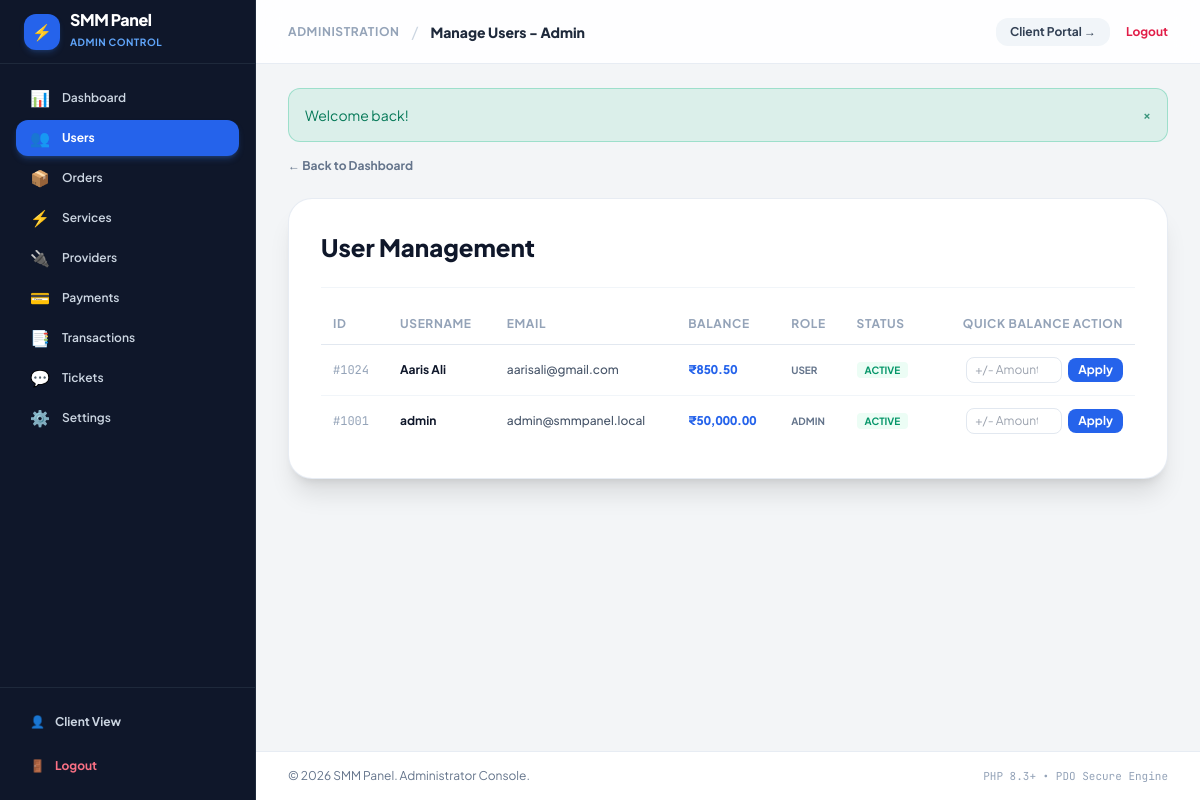
Screenshot of /admin/users.php (signed in) with the database file from the repository.
### tables this page shows
CREATE TABLE `users` (
  `id` INT UNSIGNED AUTO_INCREMENT PRIMARY KEY,
  `username` VARCHAR(64) NOT NULL UNIQUE,
  `email` VARCHAR(191) NOT NULL UNIQUE,
  `password` VARCHAR(255) NOT NULL,
  `phone` VARCHAR(32) NULL,
  `balance` DECIMAL(12, 4) NOT NULL DEFAULT 0.0000,
  `spent` DECIMAL(12, 4) NOT NULL DEFAULT 0.0000,
  `role` ENUM('user', 'admin', 'support') NOT NULL DEFAULT 'user',
  `status` ENUM('active', 'suspended', 'banned') NOT NULL DEFAULT 'active',
  `api_key` VARCHAR(64) NOT NULL UNIQUE,
  `email_verified` TINYINT(1) NOT NULL DEFAULT 0,
  `created_at` TIMESTAMP DEFAULT CURRENT_TIMESTAMP,
  `updated_at` TIMESTAMP DEFAULT CURRENT_TIMESTAMP ON UPDATE CURRENT_TIMESTAMP,
  INDEX `idx_users_role` (`role`),
  INDEX `idx_users_status` (`status`)
);

### admin/users.php (the view, shortened to what this page needs)
<?php
require_once __DIR__ . '/../includes/functions.php';
$db = Database::getConnection();
$users = $db->query("SELECT * FROM users ORDER BY id DESC")->fetchAll();
require_once __DIR__ . '/../includes/header.php';
?>
<div class="max-w-7xl mx-auto my-4 space-y-6">
    <div class="flex items-center justify-between">
        <a href="/admin/dashboard.php" class="text-xs font-bold text-slate-500 hover:text-blue-600">&larr; Back to Dashboard</a>
    </div>
    <div class="bg-white rounded-3xl p-6 sm:p-8 border border-slate-200/80 shadow-xl">
        <h2 class="text-2xl font-extrabold text-slate-900 pb-6 border-b border-slate-100">User Management</h2>
        <div class="overflow-x-auto mt-4">
            <table class="w-full text-left text-xs">
                <thead>
                    <tr class="border-b border-slate-200 text-slate-400 uppercase tracking-wider">
                        <th class="py-3 px-3">ID</th>
                        <th class="py-3 px-3">Username</th>
                        <th class="py-3 px-3">Email</th>
                        <th class="py-3 px-3">Balance</th>
                        <th class="py-3 px-3">Role</th>
                        <th class="py-3 px-3">Status</th>
                        <th class="py-3 px-3 text-right">Quick Balance Action</th>
                    </tr>
                </thead>
                <tbody class="divide-y divide-slate-100 text-slate-700">
                    <?php foreach ($users as $u): ?>
                        <tr class="hover:bg-slate-50">
                            <td class="py-3 px-3 font-mono text-slate-400">#<?= (int)$u['id'] ?></td>
                            <td class="py-3 px-3 font-bold text-slate-900"><?= e($u['username']) ?></td>
                            <td class="py-3 px-3 font-medium text-slate-600"><?= e($u['email']) ?></td>
                            <td class="py-3 px-3 font-extrabold text-blue-600 tabular-nums"><?= format_currency($u['balance']) ?></td>
                            <td class="py-3 px-3 uppercase text-[10px] font-bold text-slate-500"><?= e($u['role']) ?></td>
                            <td class="py-3 px-3">
                                <span class="px-2 py-0.5 rounded text-[10px] font-bold uppercase <?= $u['status'] === 'active' ? 'bg-emerald-50 text-emerald-600' : 'bg-rose-50 text-rose-600' ?>">
                                    <?= e($u['status']) ?>
                                </span>
                            </td>
                            <td class="py-3 px-3 text-right">
                                <form action="/admin/users.php" method="POST" class="inline-flex items-center gap-1.5">
                                    <input type="number" name="amount" placeholder="+/- Amount" step="10" required class="w-24 px-2 py-1 text-xs border border-slate-200 rounded-lg">
                                    <button type="submit" class="px-2.5 py-1 bg-blue-600 hover:bg-blue-700 text-white rounded-lg text-xs font-bold">Apply</button>
                                </form>
                            </td>
                        </tr>
                    <?php endforeach; ?>
                </tbody>
            </table>
        </div>
    </div>
</div>
<?php require_once __DIR__ . '/../includes/footer.php'; ?>

### rows the page displays
users: id "1024", username "Aaris Ali", email "aarisali@gmail.com", balance "₹850.50", role "USER", status "ACTIVE"
users: id "1001", username "admin", email "admin@smmpanel.local", balance "₹50,000.00", role "ADMIN", status "ACTIVE"

### other values shown
app_name() "SMM Panel"
$link['icon'] "📊"
$link['name'] "Dashboard"
$link['icon'] "👥"
$link['name'] "Users"
$link['icon'] "📦"
$link['name'] "Orders"
$link['icon'] "⚡"
$link['name'] "Services"
$link['icon'] "🔌"
$link['name'] "Providers"
$link['icon'] "💳"
$link['name'] "Payments"
$link['icon'] "📑"
$link['name'] "Transactions"
